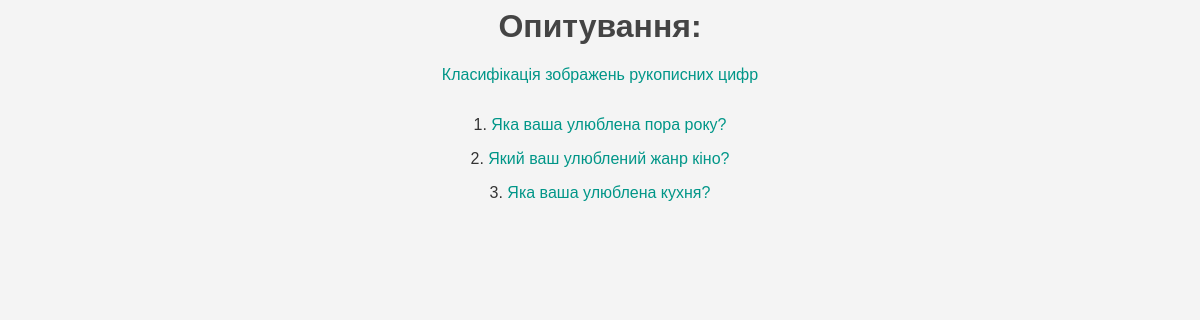
Screenshot of /polls/ with the database file from the repository.
### polls/models.py (models this page shows, shortened)
class Question(models.Model):
    question_text = models.CharField(max_length=200)
    pub_date = models.DateTimeField('date published')

### polls/views.py (the view)
# urls.py: path('', views.IndexView.as_view(), name='index'),
class IndexView(generic.ListView):
    template_name = 'polls/index.html'
    context_object_name = 'latest_question_list'
    def get_queryset(self):
        return Question.objects.filter(
            pub_date__lte=timezone.now()
        ).order_by('pub_date')[:5]

### polls/templates/polls/index.html (shortened to what this page needs)
{% load static %}
<link rel="stylesheet" href="{% static 'polls/style.css' %}">
<h1>Опитування:</h1>
<p><a href="{% url 'polls:classify_image' %}">Класифікація зображень рукописних цифр</a></p>
<div class="container">
    <div class="row">
        <div class="col-8">
            {% if latest_question_list %}
                {% for question in latest_question_list %}
                    <div class="row">
                        <div class="col-8">
                            <p>{{ forloop.counter }}. <a href="{% url 'polls:detail' question.id %}">{{ question.question_text }}</a></p>
                        </div>
                    </div>
                {% endfor %}
            {% else %}
                <p>No polls are available.</p>
            {% endif %}
        </div>
    </div>
</div>

### polls/static/polls/style.css (style rules this page uses)
h1 { color: #444; }
.container { display: flex; flex-direction: column; align-items: center; }
p { list-style-type: none; }
a { color: #009688; text-decoration: none; }

### rows the page displays
Question: question_text "Яка ваша улюблена пора року?"
Question: question_text "Який ваш улюблений жанр кіно?"
Question: question_text "Яка ваша улюблена кухня?"
